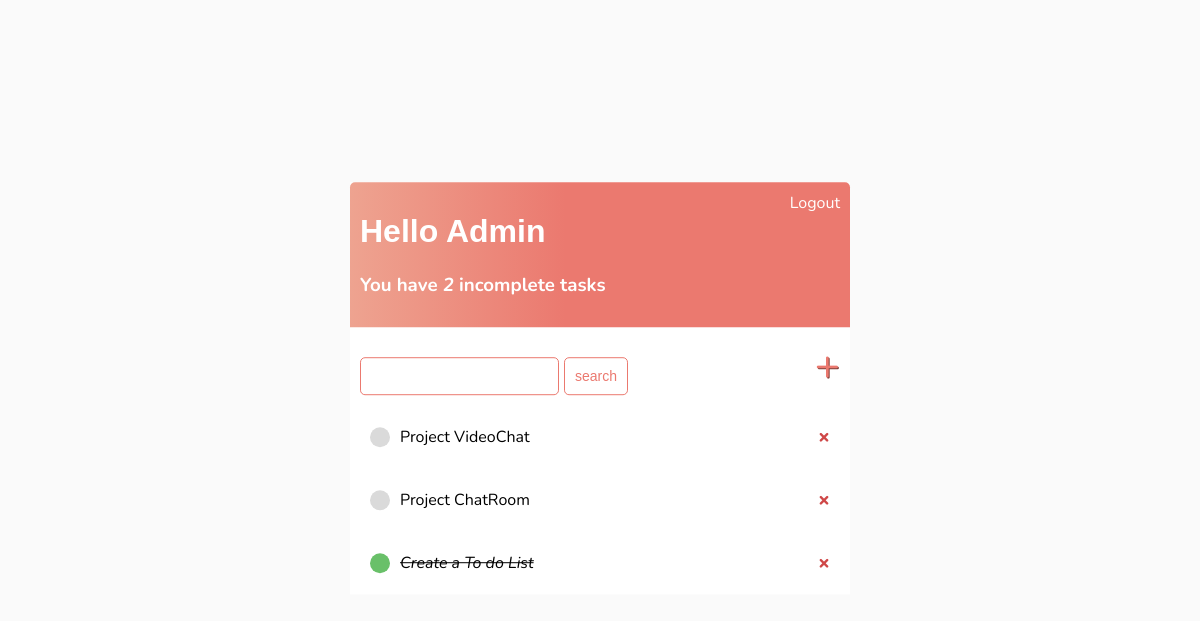
The app's page / (signed in), older data.
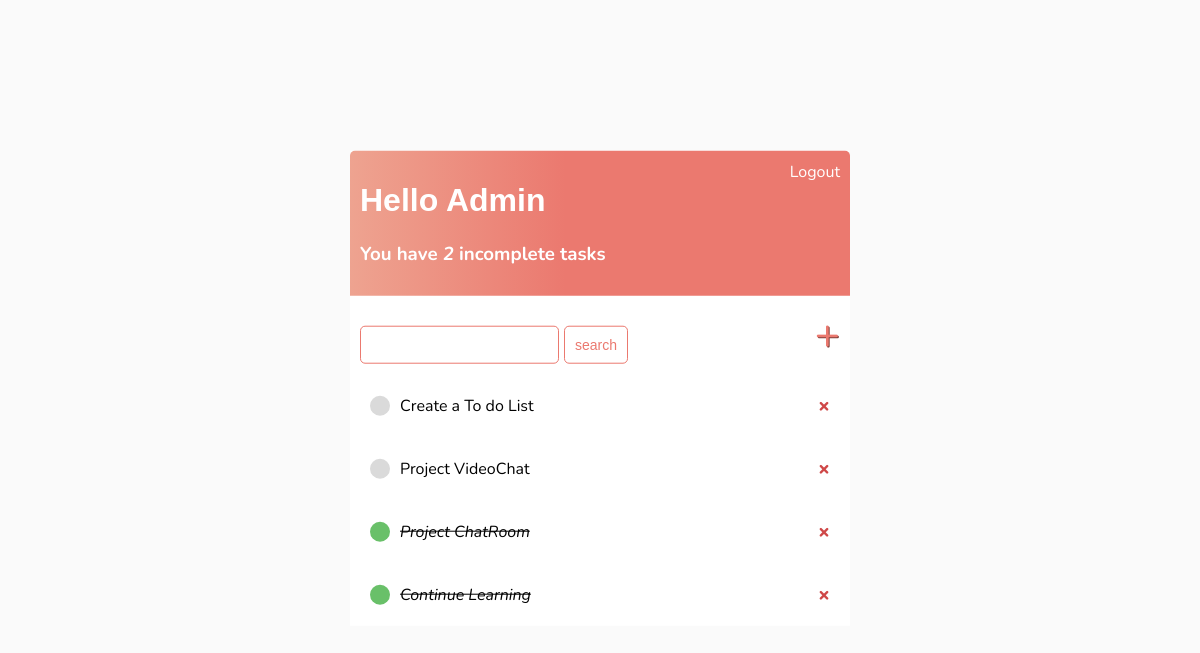
The same page, newer data.
### website/models.py (models this page shows)
class Task(models.Model):
    user = models.ForeignKey(
        User, on_delete=models.CASCADE, null=False, blank=False)
    title = models.CharField(max_length=50, null=False, blank=False)
    description = models.TextField(blank=True, null=True)
    complete = models.BooleanField(default=False)
    created = models.DateTimeField(auto_now_add=True)
    def __str__(self):
        return self.title
    class Meta:
        ordering = ['complete']

### website/views.py (the view)
# urls.py: path('', TaskList.as_view(), name='tasks'),
class TaskList(LoginRequiredMixin, ListView):
    model = Task
    context_object_name = 'tasks'
    template_name = 'website/task_list.html'
    def get_context_data(self, **kwargs):
        context = super().get_context_data(**kwargs)
        context['tasks'] = context['tasks'].filter(user=self.request.user)
        context['count'] = context['tasks'].filter(complete=False).count()
        search_input = self.request.GET.get('search-area') or ''
        if search_input:
            context['tasks'] = context['tasks'].filter(
                title__startswith=search_input)
        context['search_input'] = search_input
        return context

### website/Templates/website/task_list.html (shortened to what this page needs)
{% extends 'website/base.html' %}
{% block content %}
<div class="header-bar">
  <div>
    <h1>Hello {{ request.user.username | title }}</h1>
    <h3>You have <i>{{count}}</i> incomplete task{{ count | pluralize:"s" }}</h3>
  </div>
  {% if request.user.is_authenticated %}
  <a href="{% url 'logout' %}">Logout</a>
  {% else %}
  <a href="{% url 'login' %}">Login</a>
  {% endif %}
</div>
<div id="search-add-wrapper">
  <form method="get" style="margin-top: 20px; display: flex;">
    <input type="text" name="search-area" value="{{search_input}}" style="margin-right: 5px;">
    <input type="submit" class="button" value="search">
  </form>
  <a id="add-link" href="{% url 'create_task' %}">&#x2b;</a>
</div>
<div class="task-item-wrapper">
  {% if tasks %}
  {% for task in tasks %}
  <div class="task-wrapper">
    {% if task.complete %}
    <div class="task-title">
      <div class="task-complete-icon"></div>
      <i><s><a href="{% url 'update_task' task.id %}">{{task}}</a></s></i>
    </div>
    {% else %}
    <div class="task-title">
      <div class="task-incomplete-icon"></div>
      <a href="{% url 'update_task' task.id %}">{{task}}</a>
    </div>
    {% endif %}
    <a href="{% url 'delete_task' task.id %}" class="delete-link">&#215;</a>
  </div>
  {% endfor %}
  {% endif %}
</div>
{% endblock %}

### website/Templates/website/base.html (shortened to what this page needs)
{% load static %}
<!DOCTYPE html>
<html lang="en">
<head>
  <link rel="stylesheet" href="{% static 'website/main.css' %}">
</head>
<body>
  <div class="container">
    <div class="content">
      {% block content %}
      {% endblock %}
    </div>
  </div>
</body>
</html>

### website/static/website/main.css (style rules this page uses)
body { background-color: #FAFAFA; font-family: 'Nunito', sans-serif; }
h1 { font-family: 'Raleway', sans-serif; }
.header-bar { display: flex; justify-content: space-between; color: #fff; padding: 10px; border-radius: 5px 5px 0 0; background: linear-gradient(90deg, #EEA390 0%, #EB796F 43%, #EB796F 100%); }
.header-bar a { color: #fff; text-decoration: none; }
#search-add-wrapper { display: flex; justify-content: space-between; align-items: center; padding: 10px; }
#add-link { color: #EB796F; text-decoration: none; font-size: 42px; text-shadow: 1px 1px #81413b; }
input { outline: none; border: none; }
.task-wrapper { display: flex; justify-content: space-between; align-items: center; padding: 20px; background-color: #fff; border-top: 1px solid #fff; }
.task-title { display: flex; align-items: center; }
.task-title a { text-decoration: none; color: #000; margin-left: 10px; }
.task-complete-icon { height: 20px; width: 20px; background-color: rgb(105, 192, 105); border-radius: 50%; }
.task-incomplete-icon { height: 20px; width: 20px; background-color: rgb(218, 218, 218); border-radius: 50%; }
.delete-link { text-decoration: none; font-weight: 900; color: #cf4848; font-size: 20px; line-height: 0; }
.container { height: 95vh; position: relative; }
.content { width: 500px; height: auto; background-color: #fff; position: absolute; top: 50%; left: 50%; transform: translate(-50%, -50%); }
input[type=text], input[type=password], textarea { border: 1px solid #EB796F; border-radius: 5px; padding: 10px; width: 90%; }
.button { border: 1px solid #EB796F; background-color: #FFF; color: #EB796F; padding: 10px; font-size: 14px; border-radius: 5px; cursor: pointer; text-decoration: none; }

Row changes from the older to the newer data that the page shows:
changed Task "Create a To do List": complete True → False (drawn); moves up the list
changed Task "Project ChatRoom": complete False → True (drawn)
added Task: title "Continue Learning"
